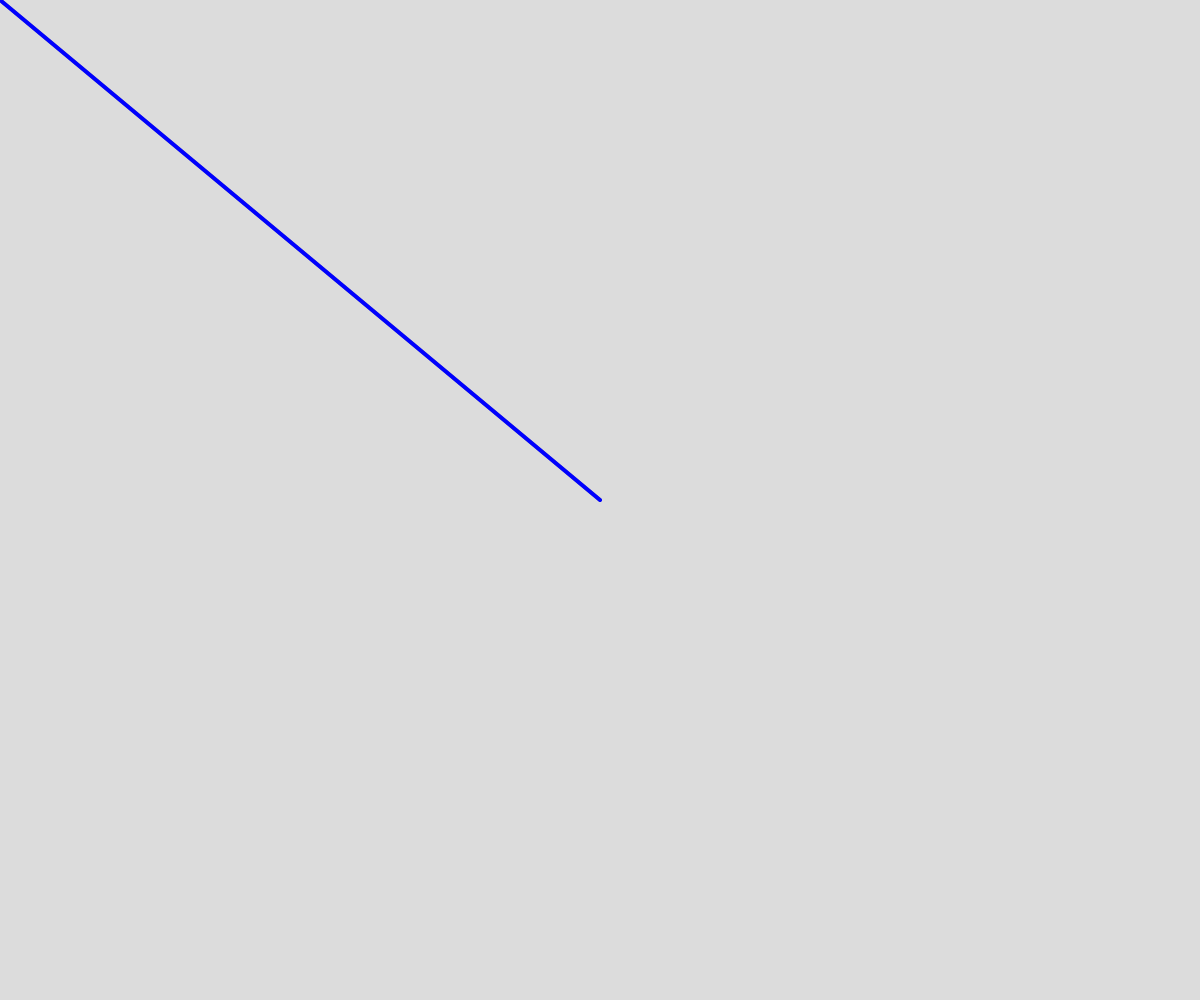
Frame 1 (no input)
Frame 60 (no input): identical to frame 1, image omitted
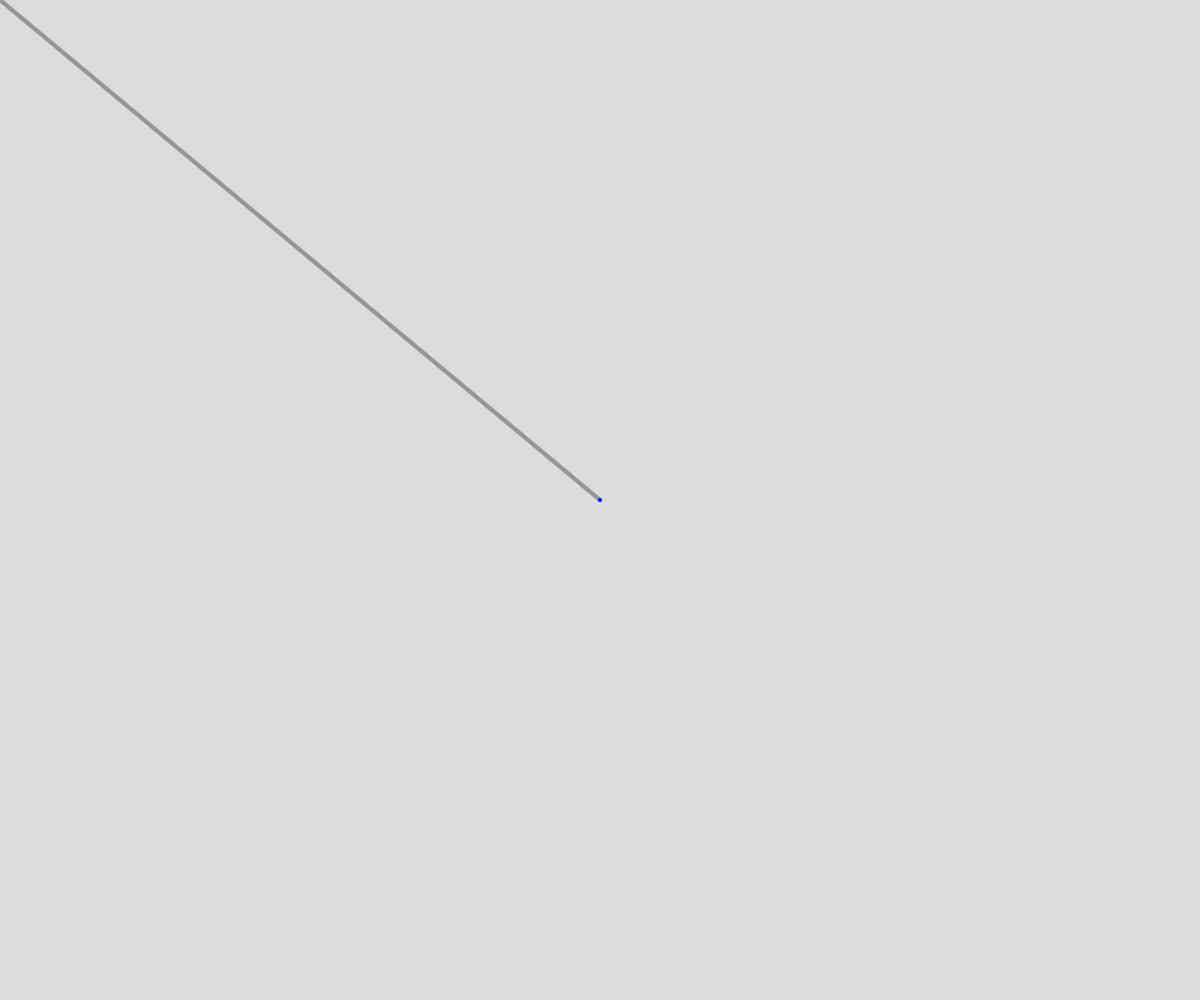
Frame 120 (the mouse pressed at the canvas centre since frame 60)

The p5.js sketch that drew these frames (run headless with seeded random() and noise() and a simulated clock; from frame 60 on, the mouse is pressed at the canvas centre):

// p5.js sketch
// ── sketch.js
function windowResized() {
  resizeCanvas(windowWidth, windowHeight);
}

function setup() {
  createCanvas(windowWidth, windowHeight);
}

function draw() {
  background(220);
  let center = createVector(windowWidth / 2, windowHeight / 2);
  let mouse = createVector(mouseX, mouseY);
  stroke(150);
  strokeWeight(4);
  line(0, 0, center.x, center.y);
  line(0, 0, mouse.x, mouse.y);
  mouse.sub(center);
  stroke(0, 0, 255);
  translate(windowWidth / 2, windowHeight / 2);
  line(0, 0, mouse.x, mouse.y);
}
